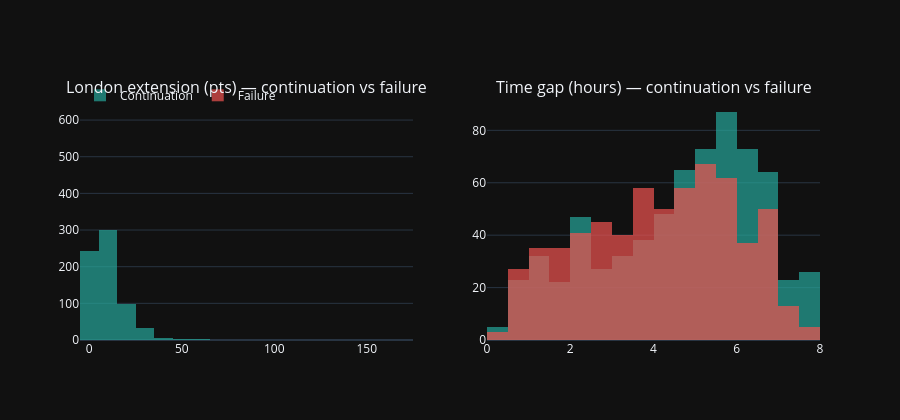

Notebook cell for this chart:
### Code cell
import matplotlib.pyplot as plt
import seaborn as sns
from plotly.subplots import make_subplots

# ── Plot 1: Extension distribution — continuation vs failure ──────────────────
fig = make_subplots(rows=1, cols=2,
    subplot_titles=['London extension (pts) — continuation vs failure',
                    'Time gap (hours) — continuation vs failure'])

for cont, color, name in [(True, '#26a69a', 'Continuation'), (False, '#ef5350', 'Failure')]:
    sub = df[df['continuation'] == cont]
    fig.add_trace(go.Histogram(x=sub['extension_pts'], name=name,
        marker_color=color, opacity=0.7, nbinsx=30), row=1, col=1)
    fig.add_trace(go.Histogram(x=sub['time_gap_hours'], name=name,
        marker_color=color, opacity=0.7, nbinsx=20, showlegend=False), row=1, col=2)

fig.update_layout(template='plotly_dark', height=420, barmode='overlay',
    legend=dict(orientation='h', y=1.08))
fig.show()

# ── Plot 2: Heatmap — continuation rate by time gap × range size ──────────────
heat = df.dropna(subset=['asia_range_vs_avg']).copy()
heat['range_q'] = pd.qcut(heat['asia_range_vs_avg'], 4,
    labels=['Q1\ntight', 'Q2', 'Q3', 'Q4\nwide'])
heat['gap_q'] = pd.qcut(heat['time_gap_hours'], 4,
    labels=['Q1\nshort', 'Q2', 'Q3', 'Q4\nlong'])

pivot = heat.groupby(['gap_q', 'range_q'], observed=True)['continuation'].mean().unstack()

fig2, ax = plt.subplots(figsize=(8, 5))
fig2.patch.set_facecolor('#1e1e1e')
ax.set_facecolor('#1e1e1e')
sns.heatmap(pivot, annot=True, fmt='.0%', cmap='RdYlGn',
    vmin=0.3, vmax=0.8, linewidths=0.5, ax=ax,
    annot_kws={'color': 'white'})
ax.set_title('Continuation rate by time gap × range size', color='white')
ax.tick_params(colors='white')
ax.xaxis.label.set_color('white')
ax.yaxis.label.set_color('white')
plt.tight_layout()
plt.show()

### Figure 1 — Plotly figure (JSON) as saved in the notebook; plotly's stock layout.template omitted (floating-point values rounded to 4 significant figures; data arrays with more than 128 entries replaced by an {"elided": "..."} marker saying what was removed)
{"data": [{"marker": {"color": "#26a69a"}, "name": "Continuation", "nbinsx": 30, "opacity": 0.7, "type": "histogram", "x": {"elided": "685 float values"}, "xaxis": "x", "yaxis": "y"}, {"marker": {"color": "#26a69a"}, "name": "Continuation", "nbinsx": 20, "opacity": 0.7, "showlegend": false, "type": "histogram", "x": {"elided": "685 float values"}, "xaxis": "x2", "yaxis": "y2"}, {"marker": {"color": "#ef5350"}, "name": "Failure", "nbinsx": 30, "opacity": 0.7, "type": "histogram", "x": {"elided": "626 float values"}, "xaxis": "x", "yaxis": "y"}, {"marker": {"color": "#ef5350"}, "name": "Failure", "nbinsx": 20, "opacity": 0.7, "showlegend": false, "type": "histogram", "x": {"elided": "626 float values"}, "xaxis": "x2", "yaxis": "y2"}], "layout": {"annotations": [{"font": {"size": 16}, "showarrow": false, "text": "London extension (pts) — continuation vs failure", "x": 0.225, "xanchor": "center", "xref": "paper", "y": 1, "yanchor": "bottom", "yref": "paper"}, {"font": {"size": 16}, "showarrow": false, "text": "Time gap (hours) — continuation vs failure", "x": 0.775, "xanchor": "center", "xref": "paper", "y": 1, "yanchor": "bottom", "yref": "paper"}], "barmode": "overlay", "height": 420, "legend": {"orientation": "h", "y": 1.08}, "xaxis": {"anchor": "y", "domain": [0, 0.45]}, "xaxis2": {"anchor": "y2", "domain": [0.55, 1]}, "yaxis": {"anchor": "x", "domain": [0, 1]}, "yaxis2": {"anchor": "x2", "domain": [0, 1]}}}
